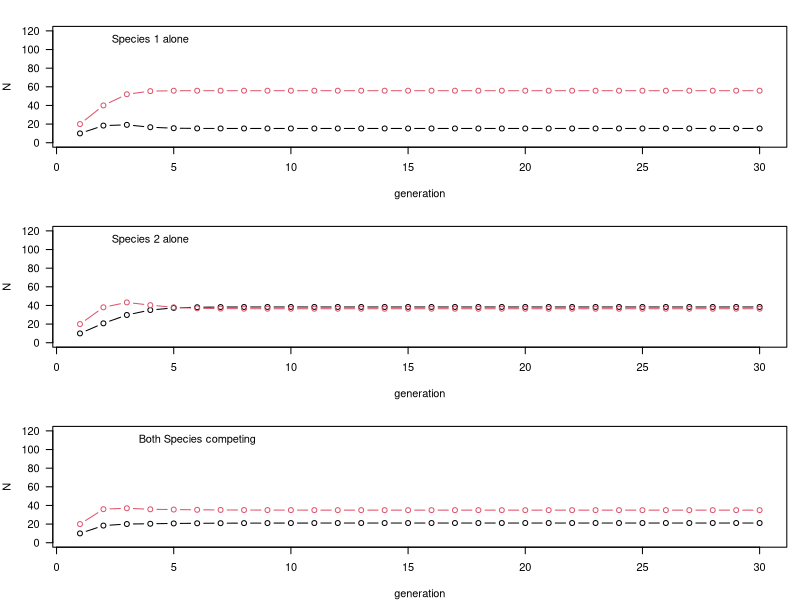
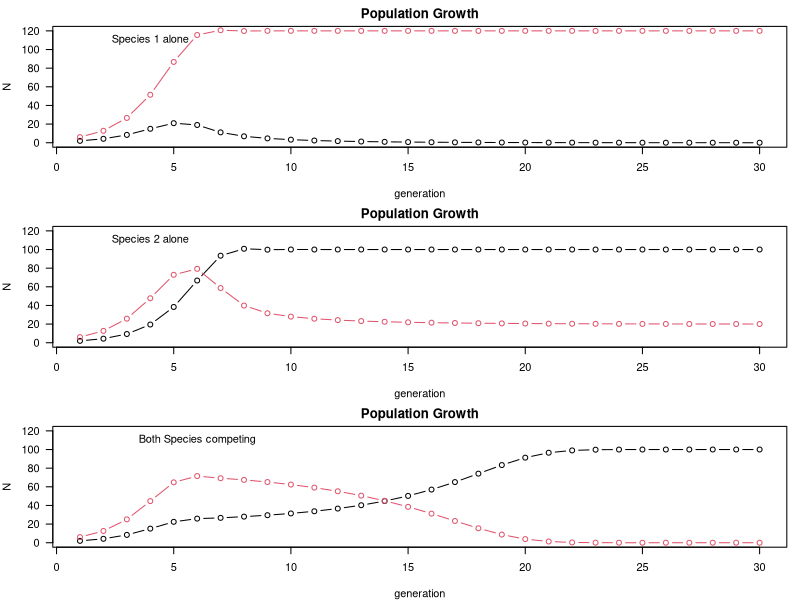

Write the R code that produced these figures, in order.
pop.growth <- function(a12, a21) {
  num_gen <- 30
  generation <- 1:num_gen
  N1 <- rep(0, num_gen)
  N2 <- rep(0, num_gen)
  growth.rate <- 1.2 
  K1 <- 100
  K2 <- 120
  N1[1] <- 10
  N2[1] <- 20
  
  for (t in 1:(num_gen-1)) {
    N1[t+1] = N1[1] + (growth.rate*N1[t]*((K1-N1[t]-a12*N2[t])/K1))
    N2[t+1] = N2[1] + (growth.rate*N2[t]*((K2-N2[t]-a21*N1[t])/K2))
  }
  
  if (N1[1]>2) {
    plot(N1~generation, typ = "b", ylim = c(0, max(c(K1,K2))), ylab = "N")
  }  else {
    plot(N1~generation, typ = "b", ylim = c(0, max(c(K1,K2))), ylab = "N")
  }
  
  print(N2[1])
  if (N2[1]>0){
    lines(N2~generation,typ="b",col=2)}
}

par(mar = c(4, 4, 2, 1), mfrow = c(3, 1), las = 1)

pop.growth(1,0)
text(4,110,"Species 1 alone")

pop.growth(0,1)
text(4,110,"Species 2 alone")

pop.growth(1,2)
text(6,110,"Both Species competing")












pop.growth <- function(a12, a21) {
  num_gen <- 30
  generation <- 1:num_gen
  N1 <- rep(0, num_gen)
  N2 <- rep(0, num_gen)
  growth.rate <- 1.2 
  K1 <- 100
  K2 <- 120
  N1[1] <- 2
  N2[1] <- 6
  
  for (t in 1:(num_gen - 1)) {
    N1[t + 1] <- N1[t] + (growth.rate * N1[t] * ((K1 - N1[t] - a12 * N2[t]) / K1))
    N2[t + 1] <- N2[t] + (growth.rate * N2[t] * ((K2 - N2[t] - a21 * N1[t]) / K2))
  }
  
  # Plot N1
  plot(N1 ~ generation, type = "b", ylim = c(0, max(K1, K2)), ylab = "N", main = "Population Growth")
  
  # Plot N2 on the same graph
  if (all(N2 > 0)) {
    lines(N2 ~ generation, type = "b", col = 2)
  }
  
  print(N2[1])  # Optional debug output
}

# Plot setup
par(mar = c(4, 4, 2, 1), mfrow = c(3, 1), las = 1)

pop.growth(1, 0)
text(4, 110, "Species 1 alone")

pop.growth(0, 1)
text(4, 110, "Species 2 alone")

pop.growth(1, 2)
text(6, 110, "Both Species competing")






